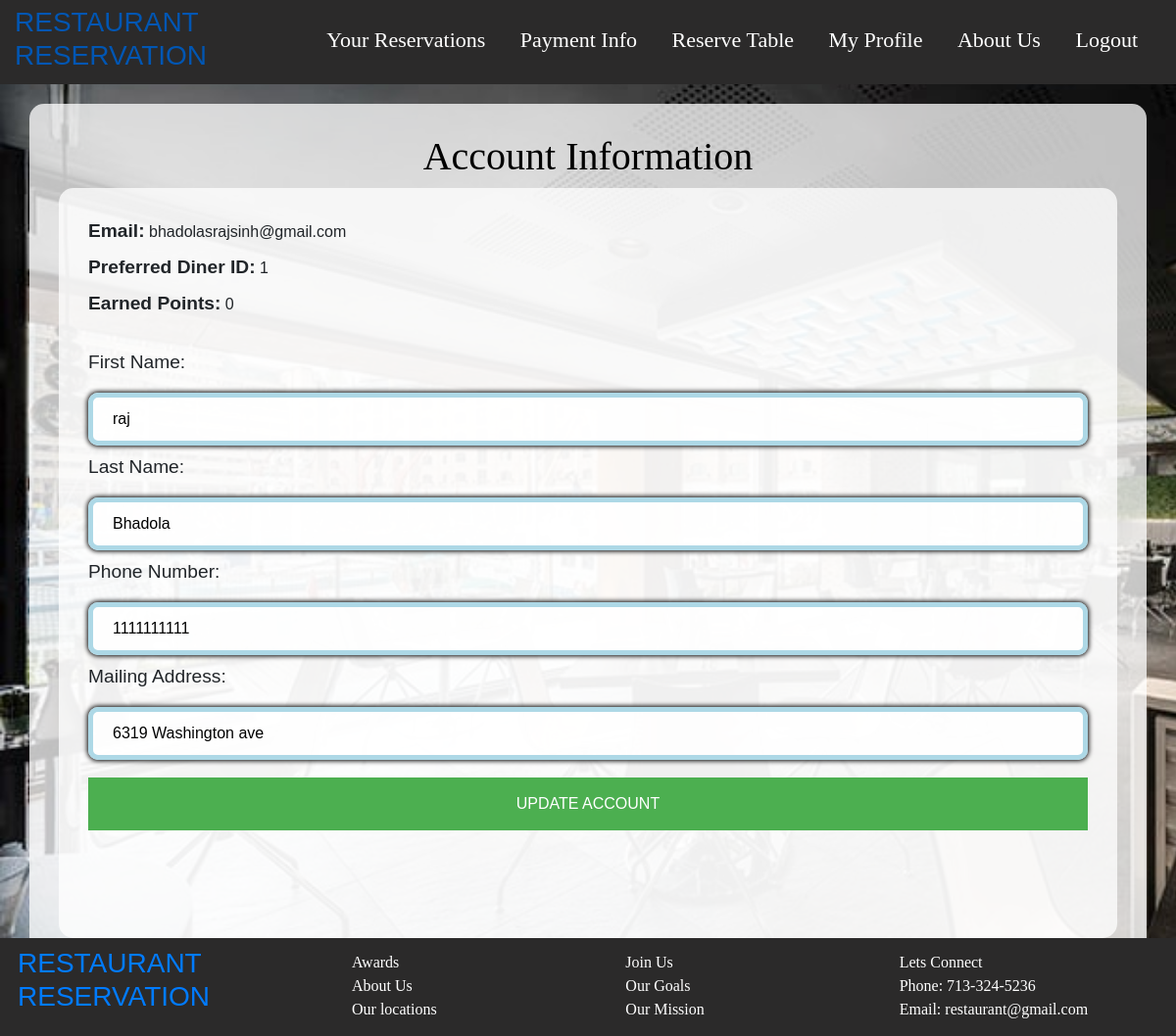
The page /myaccount (signed in) on the database its author committed.
### RESERVATIONS/models.py (models this page shows, shortened)
class User(db.Model, UserMixin):
    id = db.Column(db.Integer, primary_key=True)
    user_fname = db.Column(db.String(20), nullable=False)
    user_lname = db.Column(db.String(20), nullable=False)
    email = db.Column(db.String(120), unique=True, nullable=False)
    phone = db.Column(db.Integer)
    mailing_add = db.Column(db.String(100), nullable=False)
    earned_pts = db.Column(db.Integer, default=0)
    password = db.Column(db.String(60), nullable=False)
    reservations = db.relationship('Reservation')
    creditcards = db.relationship('Creditcard')

### RESERVATIONS/views.py (the view, shortened to what this page needs)
@views.route("/myaccount", methods=['GET', 'POST'])
@login_required
def account():
    user = User.query.get(current_user.id)
    if request.method == 'GET':
        if user:
            user_email = user.email
            user_diner_id = current_user.id
            user_earned_pts = user.earned_pts
            user_firstname = user.user_fname
            user_lastname = user.user_lname
            user_phone = user.phone
            user_mailadd = user.mailing_add
    return render_template("myaccount.html", user=current_user, email=user_email, diner_id=user_diner_id,
                           earned_pts=user_earned_pts, first_name=user_firstname, last_name=user_lastname,
                           phone=user_phone, mail_address=user_mailadd)

### RESERVATIONS/__init__.py (called while the page is built)
def create_app():
    app = Flask(__name__)
    app.config['SECRET_KEY'] = 'fc2c5762da84768ed6248d780c1869b7'
    app.config['SQLALCHEMY_DATABASE_URI'] = 'sqlite:///site.db'
    db.init_app(app)
    from .views import views
    from .auth import auth
    app.register_blueprint(views, url_prefix='/')
    app.register_blueprint(auth, url_prefix='/')
    from .models import User, Reservation, Creditcard, Tables
    create_database(app)
    login_manager = LoginManager()
    login_manager.login_view = 'auth.login'
    login_manager.init_app(app)
    @login_manager.user_loader
    def load_user(id):
        return User.query.get(int(id))
    return app

### RESERVATIONS/Templates/myaccount.html (shortened to what this page needs)
{% extends "basepage.html" %}
{% block content%}
<head>
<link rel="stylesheet" type="text/css" href="../static/Styles/styling.css">
</head>
<form method = "POST">
<body>
    <center> <h1 style="color: black; font-family: Yeseva One;">Account Information</h1> </center>
        <div class="container">
            <label  style="font-size:larger" style="color:rgb(0, 0, 0)" for="email"><b>Email: </b></label>
            {{email}}
            <br>
            <label  style="font-size:larger" style="color:rgb(0, 0, 0)" for="diner_id"><b>Preferred Diner ID: </b></label>
            {{diner_id}}
            <br>
            <label  style="font-size:larger" style="color:rgb(0, 0, 0)" for="earned_points"><b>Earned Points: </b></label>
            {{earned_pts}}
            <br>
            <br>
            <label style="font-size:larger" style="color:rgb(0, 0, 0)" for="firstname">First Name: </label>
                <input
                    type="text"
                    id ="firstname"
                    name="firstname"
                    placeholder="Enter first name"
                    maxlength = "50"
                    value = "{{first_name}}"
                    required
                >
               <label style="font-size:larger" style="color:rgb(0, 0, 0)" for="lastname">Last Name: </label>
                <input
                    type="text"
                    id ="lastname"
                    name="lastname"
                    placeholder="Enter last name"
                    maxlength = "50"
                    value = "{{last_name}}"
                    required
                >
                <label  style="font-size:larger" style="color:rgb(0, 0, 0)" for="phone">Phone Number: </label>
                <input
                    type="tel"
                    id="phone"
                    name="phone"
                    placeholder="Enter phone number"
                    value = "{{phone}}"
                >
                <label  style="font-size:larger" style="color:rgb(0, 0, 0)" for="mail_address">Mailing Address: </label>
                <input
                    type="text"
                    id="mail_address"
                    name="mail_address"
                    placeholder="Enter mailing address"
                    value = "{{mail_address}}"
                    required
                >
               <br>
               <button type="submit">UPDATE ACCOUNT</button> <br>
        </div>
</body>
</form>
{% endblock %}

### RESERVATIONS/static/Styles/styling.css (style rules this page uses)
body { font-family: Calibri, Helvetica, sans-serif; background-color: lightblue; margin: 0; padding: 20; background-image: url("../images/restimage.jpg"); background-repeat: no-repeat; background-size: cover; }
button { background-color: #4CAF50; width: 100%; color: white; padding: 15px; margin: 10px 0px; border: none; cursor: pointer; }
input[type=text],input[type=email], input[type=date], input[type=number], input[type=time], input[type=tel], input[type=password], input[type=month] { width: 100%; margin: 8px 0; padding: 10px 20px; box-shadow: 0 0 5px 1px; border-radius: 10px; display: inline-block; border: 5px solid lightblue; box-sizing: border-box; background-color: rgba(255, 255, 255, 0.9); }
.container { height:auto; width: auto; margin: auto; padding: 30px; padding-bottom: 100px; background: rgba(255, 255, 255, 0.75); border-radius: 15px ; }

### rows shown on the page
User: email "bhadolasrajsinh@gmail.com", firstname "raj", lastname "Bhadola", phone "1111111111", mail_address "6319 Washington ave"

### other values the page prints
{{ diner_id }} "1"
{{ earned_pts }} "0"
